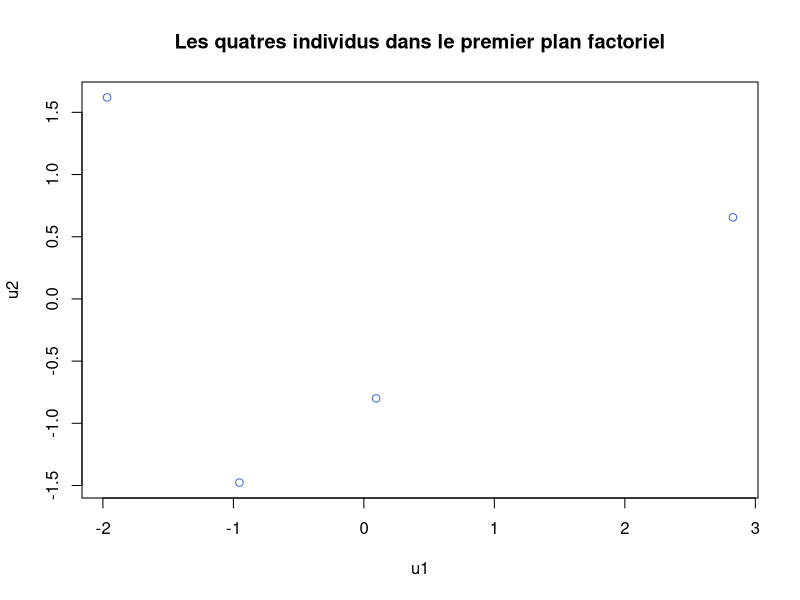
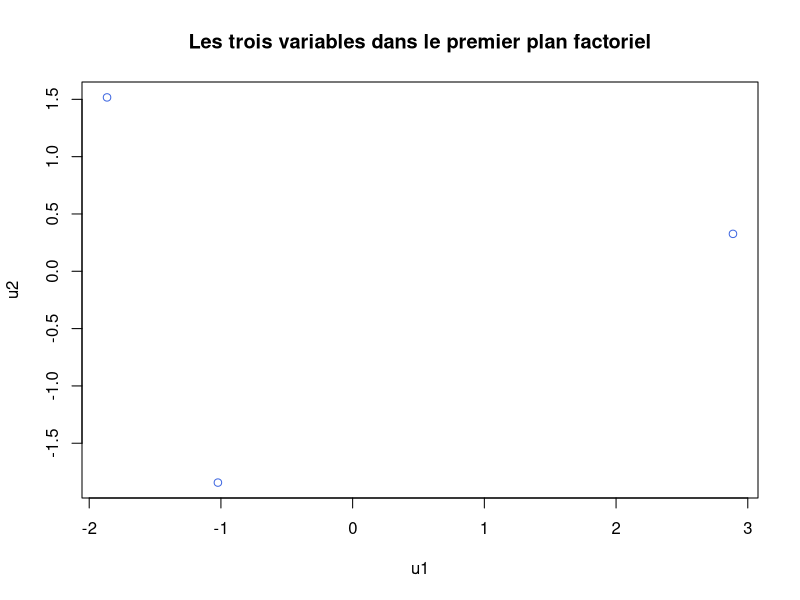

Source code (R) for these figures, in order:
library(sm) # Chargement de sm


############################### Question 1 ############################### 
X <- matrix(c(3, 4, 3, 1, 4, 3, 2, 3, 6, 4, 1, 2), nrow=4, byrow=T)
X <- scale(X, scale = FALSE) # Centrage de la matrice
p <- dim(X)[2] # Initial number of variables
n <- dim(X)[1] # Initial number of individuals
DP <- diag(n)/n
M <- diag(p)
V <- t(X) %*% DP %*% X
EIGEN <- eigen(M %*% V %*% M)
U <- EIGEN$vectors
LAMBDA <- EIGEN$values

# Pourcentage d'inertie expliquée par l'axe 1
axis1Percentage <- (LAMBDA[1]/sum(LAMBDA))*100

# Pourcentage d'inertie expliquée par l'axe 2
axis2Percentage <- (LAMBDA[2]/sum(LAMBDA))*100

# Pourcentage d'inertie expliquée par l'axe 3
axis3Percentage <- (LAMBDA[3]/sum(LAMBDA))*100

# Pourcentage d'inertie expliquée par le sous espace vectoriel E1
vectorSubspace1Percentage <- (LAMBDA[1]/sum(LAMBDA))*100

# Pourcentage d'inertie expliquée par le sous espace vectoriel E2
vectorSubspace2Percentage <- (sum(LAMBDA[1:2])/sum(LAMBDA))*100

# Pourcentage d'inertie expliquée par le sous espace vectoriel E3
vectorSubspace3Percentage <- (sum(LAMBDA)/sum(LAMBDA))*100

pause()


############################### Question 2 ############################### 
k <- 2 # Pour le premier plan factoriel
C <- X %*% M %*% U[, 1:k] # Principal components

plot(C, col="royalblue", main="Les quatres individus dans le premier plan factoriel", xlab="u1", ylab="u2")

pause()


############################### Question 3 ############################### 
XBis <- matrix(c(3, 4, 3, 1, 4, 3, 2, 3, 6, 4, 1, 2), nrow=4, byrow=T)
XBis <- t(XBis) # On fait effectue les même calculs avec la transposée de X
XBis <- scale(XBis, scale = FALSE) # Centrage de la matrice
pBis <- dim(XBis)[2] # Initial number of individuals
nBis <- dim(XBis)[1] # Initial number of variables
DPBis <- diag(nBis)/nBis
MBis <- diag(pBis)
VBis <- t(XBis) %*% DPBis %*% XBis
EIGENBis <- eigen(MBis %*% VBis %*% MBis)
UBis <- EIGENBis$vectors
LAMBDABis <- EIGENBis$values

kBis <- 2 # Pour le premier plan factoriel
CBis <- XBis %*% MBis %*% UBis[, 1:kBis] # Principal components

plot(CBis, col="royalblue", main="Les trois variables dans le premier plan factoriel", xlab="u1", ylab="u2")

pause()


############################### Question 4 ############################### 
C <- X %*% M %*% U # Principal components

X1 <- C[,1:1] %*% t(U[,1:1]) # Pour k=1
X2 <- C[,1:2] %*% t(U[,1:2]) # Pour k=2 
X3 <- C[,1:3] %*% t(U[,1:3]) # Pour k=3
# On retrouve avec X3 la matrice initiale après centrage (aux 
# erreurs de calcul près liées à la précision machine)
